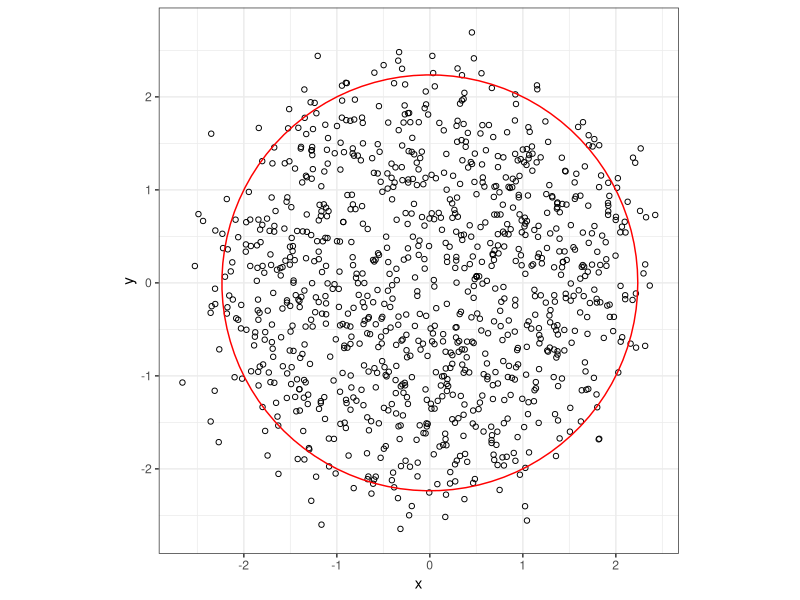

Here is the R script that generated this plot: (Note: this script raises an error after producing the figure.)
## ---- chunk 1
require(tidyverse)
require(magrittr)
require(bayesplot)
require(loo)
require(readxl)
require(plyr)
require(ggrepel)
library(cowplot)
library(truncnorm)
ggplot2::theme_set(ggplot2::theme_bw())
knitr::opts_chunk$set(fig.align = 'center')
## ---- chunk 2
#
n <- 1000
true_Rsquared <- 5
true_sigma <- 1.25
#
u <- runif(n, 0, true_Rsquared)
r <- u + rnorm(n, sd = true_sigma)
theta <- runif(n, 0, 2*pi)
#
ggplot2::ggplot() +
  geom_point(data = data.frame(x = sign(r)*sqrt(abs(r))*cos(theta), y = sign(r)*sqrt(abs(r))*sin(theta)),
             aes(x = x, y = y), shape = 1) +
  geom_path(data = data.frame(R = true_Rsquared) %>%
                              plyr::ddply(.(R), function(d){
                                data.frame(x = sqrt(d$R)*cos(seq(0, 2*pi, length.out = 100)),
                                            y = sqrt(d$R)*sin(seq(0, 2*pi, length.out = 100)))
                              }),
                       aes(x = x, y = y), alpha = 1, colour = "red") +
  coord_fixed()
## ---- chunk 3
# hyper-parameters
m <- 3
k <- 1
alpha <- 5/2
beta <- 5/2

#
rpareto <- function(m, k, trunc = NULL){
  p <- m*(1 - runif(1))^(-1/k)
  if(!is.null(trunc)){
    while(p > trunc){
      p <- m*(1 - runif(1))^(-1/k)
    }
  }
  return(p)
}

#
uni_pareto_gibbs <- function(S, r, m, k, alpha, beta, burn_in = min(1000, S / 2), thin = 5){
  # Reparametrize X matrix to squared radius values
  Rsq <- r
  n <- length(Rsq)
  R <- rep(1, S)
  U <- matrix(0, nrow = S, ncol = n)
  U[1, ] <- runif(n, 0, R)
  sigma <- rep(1, S)
  #
  U_curr <- U[1, ]
  R_curr <- R[1]
  sigma_curr <- sigma[1]
  for(s in 1:S){
    # Sample from full conditional of the inner radius
    R_curr <- rpareto(max(c(U_curr, m)), k + n)
    R[s] <- R_curr
    # Sample from full conditional of U values
    U_curr <- truncnorm::rtruncnorm(n, a = 0, b = R_curr, mean = Rsq, sd = sigma_curr)
    U[s, ] <- U_curr
    # Sample from full conditional of sigma
    precision <- rgamma(1, n/2+alpha, 0.5*sum((U_curr-Rsq)**2)+beta)
    sigma_curr <-  sqrt(1/precision) #complete this line
    sigma[s] <- sigma_curr
  }
  return(list(R = R[seq(burn_in, S, by = thin)], 
              U = U[seq(burn_in, S, by = thin), ], 
              sigma = sigma[seq(burn_in, S, by = thin)]))
}
#
gibbs_samps <- uni_pareto_gibbs(S = 100000, r, m, k, alpha, beta, burn_in=2000)
## ---- chunk 4
ggplot2::ggplot() +
  geom_point(data = data.frame(x = sign(r)*sqrt(abs(r))*cos(theta), y = sign(r)*sqrt(abs(r))*sin(theta)),
             aes(x = x, y = y), shape = 1) +
  geom_path(data = data.frame(R = gibbs_samps$R) %>%
                              plyr::ddply(.(R), function(d){
                                data.frame(x = sqrt(d$R)*cos(seq(0, 2*pi, length.out = 100)),
                                            y = sqrt(d$R)*sin(seq(0, 2*pi, length.out = 100)))
                              }),
                       aes(x = x, y = y), alpha = 0.005, colour = "blue") +
  geom_path(data = data.frame(R = true_Rsquared) %>%
                              plyr::ddply(.(R), function(d){
                                data.frame(x = sqrt(d$R)*cos(seq(0, 2*pi, length.out = 100)),
                                            y = sqrt(d$R)*sin(seq(0, 2*pi, length.out = 100)))
                              }),
                       aes(x = x, y = y), alpha = 1, colour = "red") +
  coord_fixed()
## ---- chunk 5
hist(gibbs_samps$R, breaks = 50)
abline(v = 5, col=c("red"), lty=2, lwd=c(1))
legend("topright", legend=c("Density", "True R square"), col=c("black", "red"), lty=1:2, cex=0.8, bg="transparent", bty = "n")
mean(gibbs_samps$R)
true_Rsquared
## ---- chunk 6
hist(gibbs_samps$sigma**2, breaks = 50)
abline(v = 1.25^2, col=c("red"), lty=2, lwd=c(1))
legend("topright", legend=c("Density", "True Sigma square"), col=c("black", "red"), lty=1:2, cex=0.8, bg="transparent", bty = "n")
mean(gibbs_samps$sigma**2)
true_sigma**2
## ---- chunk 7
p <- qplot(gibbs_samps$R, gibbs_samps$sigma**2, geom="density2d") + geom_point(aes(true_Rsquared, true_sigma**2),colour="red", size = 3)
cowplot::plot_grid(p)
